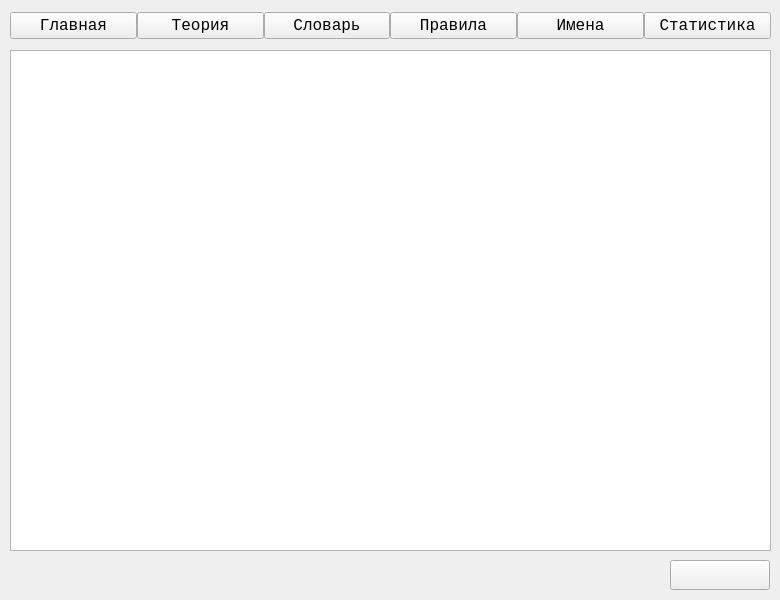
<?xml version="1.0" encoding="UTF-8"?>
<ui version="4.0">
 <class>admin</class>
 <widget class="QWidget" name="admin">
  <property name="geometry">
   <rect>
    <x>0</x>
    <y>0</y>
    <width>780</width>
    <height>600</height>
   </rect>
  </property>
  <property name="font">
   <font>
    <family>Monospace</family>
    <pointsize>12</pointsize>
   </font>
  </property>
  <property name="windowTitle">
   <string>Admin</string>
  </property>
  <property name="autoFillBackground">
   <bool>true</bool>
  </property>
  <widget class="QTextBrowser" name="text">
   <property name="geometry">
    <rect>
     <x>10</x>
     <y>50</y>
     <width>761</width>
     <height>501</height>
    </rect>
   </property>
   <property name="font">
    <font>
     <family>Monospace</family>
    </font>
   </property>
   <property name="readOnly">
    <bool>false</bool>
   </property>
   <property name="html">
    <string notr="true">&lt;!DOCTYPE HTML PUBLIC &quot;-//W3C//DTD HTML 4.0//EN&quot; &quot;http://www.w3.org/TR/REC-html40/strict.dtd&quot;&gt;
&lt;html&gt;&lt;head&gt;&lt;meta name=&quot;qrichtext&quot; content=&quot;1&quot; /&gt;&lt;style type=&quot;text/css&quot;&gt;
p, li { white-space: pre-wrap; }
&lt;/style&gt;&lt;/head&gt;&lt;body style=&quot; font-family:'Monospace','Monospace'; font-size:12pt; font-weight:400; font-style:normal;&quot;&gt;
&lt;p style=&quot;-qt-paragraph-type:empty; margin-top:0px; margin-bottom:0px; margin-left:0px; margin-right:0px; -qt-block-indent:0; text-indent:0px; font-family:'DejaVu Sans Mono';&quot;&gt;&lt;br /&gt;&lt;/p&gt;&lt;/body&gt;&lt;/html&gt;</string>
   </property>
   <property name="overwriteMode">
    <bool>false</bool>
   </property>
  </widget>
  <widget class="QWidget" name="horizontalLayoutWidget">
   <property name="geometry">
    <rect>
     <x>10</x>
     <y>10</y>
     <width>761</width>
     <height>31</height>
    </rect>
   </property>
   <layout class="QHBoxLayout" name="horizontalLayout">
    <property name="spacing">
     <number>0</number>
    </property>
    <item>
     <widget class="QPushButton" name="r_Main">
      <property name="text">
       <string>Главная</string>
      </property>
     </widget>
    </item>
    <item>
     <widget class="QPushButton" name="r_Theory">
      <property name="text">
       <string>Теория</string>
      </property>
     </widget>
    </item>
    <item>
     <widget class="QPushButton" name="r_Slovo">
      <property name="text">
       <string>Словарь</string>
      </property>
     </widget>
    </item>
    <item>
     <widget class="QPushButton" name="r_Rules">
      <property name="text">
       <string>Правила</string>
      </property>
     </widget>
    </item>
    <item>
     <widget class="QPushButton" name="r_Names">
      <property name="text">
       <string>Имена</string>
      </property>
     </widget>
    </item>
    <item>
     <widget class="QPushButton" name="r_Statistic">
      <property name="text">
       <string>Статистика</string>
      </property>
     </widget>
    </item>
   </layout>
  </widget>
  <widget class="QPushButton" name="Do">
   <property name="geometry">
    <rect>
     <x>670</x>
     <y>560</y>
     <width>100</width>
     <height>30</height>
    </rect>
   </property>
   <property name="text">
    <string/>
   </property>
  </widget>
 </widget>
 <resources/>
 <connections/>
</ui>
